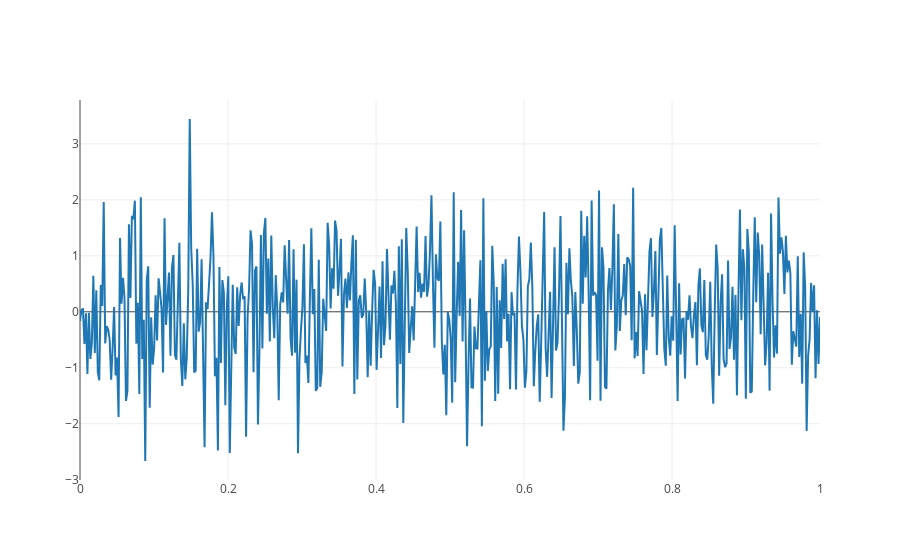

Notebook source saved alongside this figure:
### Code cell
N = 500
random_x = np.linspace(0, 1, N)
random_y = np.random.randn(N)

# Create a trace
trace = go.Scatter(
    x = random_x,
    y = random_y
)

data = [trace]

iplot(data, filename='basic-line')

### Figure 1 — Plotly figure (JSON) as saved in the notebook; plotly's stock layout.template omitted (floating-point values rounded to 4 significant figures; data arrays with more than 128 entries replaced by an {"elided": "..."} marker saying what was removed)
{"data": [{"type": "scatter", "x": {"elided": "500 float values"}, "y": {"elided": "500 float values"}}], "layout": {}}
